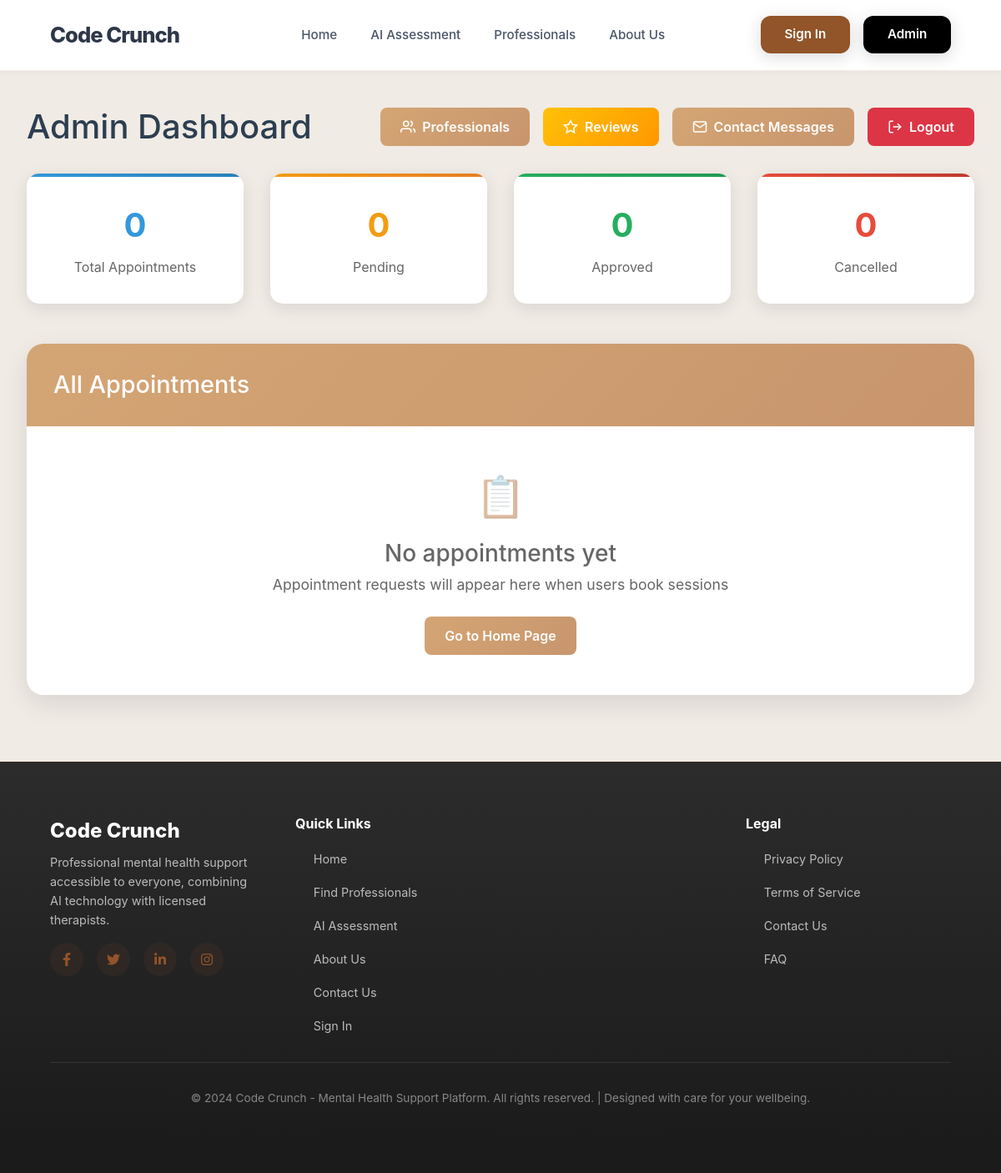
Before: /admin/dashboard (signed in) with the older database file.
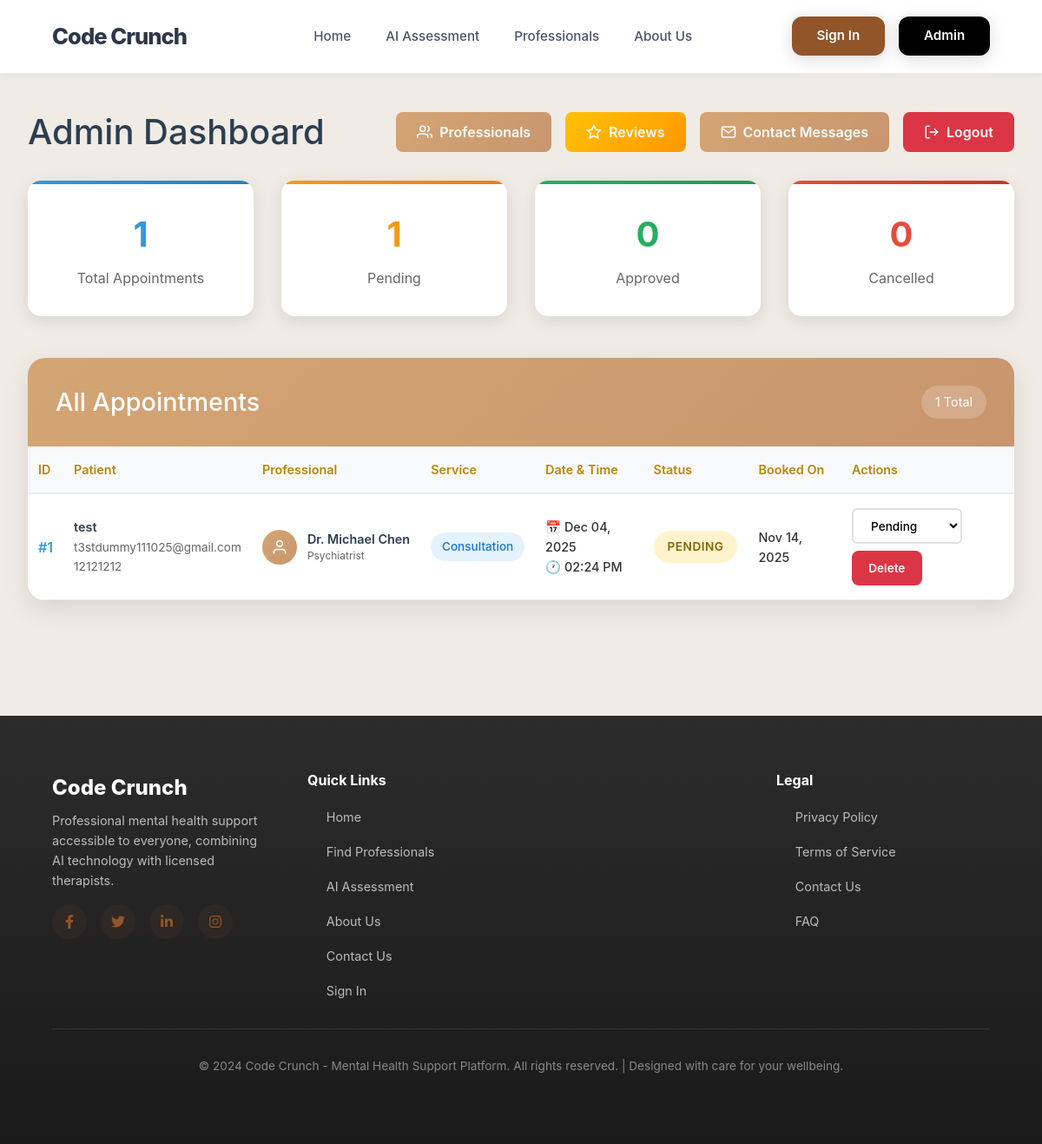
After: the same page with the newer database file.
### models.py (models this page shows, shortened)
class Appointment(db.Model):
    id = db.Column(db.Integer, primary_key=True)
    user_id = db.Column(db.Integer, db.ForeignKey('user.id'), nullable=True)
    user_name = db.Column(db.String(100), nullable=False)
    user_email = db.Column(db.String(120), nullable=False)
    user_phone = db.Column(db.String(20), nullable=False)
    professional_id = db.Column(db.Integer, db.ForeignKey('professional.id'), nullable=False)
    service = db.Column(db.String(100), nullable=False)
    date = db.Column(db.Date, nullable=False)
    time = db.Column(db.Time, nullable=False)
    duration = db.Column(db.Integer, default=60)  # in minutes
    message = db.Column(db.Text, nullable=True)
    status = db.Column(db.String(20), default='Pending')  # Pending, Confirmed, Completed, Cancelled
    payment_status = db.Column(db.String(20), default='Unpaid')  # Unpaid, Paid, Refunded
    amount = db.Column(db.Float, default=0.0)
    confirmation_sent = db.Column(db.Boolean, default=False)
    reminder_sent = db.Column(db.Boolean, default=False)
    created_at = db.Column(db.DateTime, default=datetime.utcnow)
    updated_at = db.Column(db.DateTime, default=datetime.utcnow, onupdate=datetime.utcnow)
    review = db.relationship('Review', backref='appointment', uselist=False, lazy=True)

class Professional(db.Model):
    id = db.Column(db.Integer, primary_key=True)
    name = db.Column(db.String(100), nullable=False)
    title = db.Column(db.String(100), nullable=False)
    specialization = db.Column(db.String(200), nullable=False)
    bio = db.Column(db.Text, nullable=False)
    experience_years = db.Column(db.Integer, nullable=False)
    education = db.Column(db.Text, nullable=False)
    languages = db.Column(db.String(200), nullable=False)
    image_url = db.Column(db.String(200), default='default-avatar.jpg')
    available_days = db.Column(db.String(200), nullable=False)
    consultation_fee = db.Column(db.Float, default=0.0)
    session_duration = db.Column(db.Integer, default=60)  # in minutes
    rating = db.Column(db.Float, default=5.0)
    total_reviews = db.Column(db.Integer, default=0)
    is_active = db.Column(db.Boolean, default=True)
    created_at = db.Column(db.DateTime, default=datetime.utcnow)
    appointments = db.relationship('Appointment', backref='professional', lazy=True)
    reviews = db.relationship('Review', backref='professional', lazy=True)
    time_slots = db.relationship('TimeSlot', backref='professional', lazy=True, cascade='all, delete-orphan')

### app.py (the view)
@app.route('/admin/dashboard')
def admin_dashboard():
    if not session.get('admin'):
        return redirect(url_for('admin_login'))
    appointments = Appointment.query.order_by(
        Appointment.date.asc(),
        Appointment.time.asc()
    ).all()
    return render_template('admin/admin_dashboard.html', appointments=appointments)

### templates/admin/admin_dashboard.html (shortened to what this page needs)
{% extends "layout.html" %}
{% block content %}
<div class="admin-page">
    <div class="container">
        <div class="dashboard-header">
            <div class="page-title">
                <h1>Admin Dashboard</h1>
            </div>
            <div class="header-actions">
                <a href="{{ url_for('admin_professionals') }}" class="btn btn-primary">
                    <svg viewBox="0 0 24 24" fill="none" stroke="currentColor" stroke-width="2">
                        <path d="M17 21v-2a4 4 0 0 0-4-4H5a4 4 0 0 0-4 4v2"></path>
                        <circle cx="9" cy="7" r="4"></circle>
                        <path d="M23 21v-2a4 4 0 0 0-3-3.87"></path>
                        <path d="M16 3.13a4 4 0 0 1 0 7.75"></path>
                    </svg>
                    Professionals
                </a>
                <a href="{{ url_for('admin_reviews') }}" class="btn btn-warning">
                    <svg viewBox="0 0 24 24" fill="none" stroke="currentColor" stroke-width="2">
                        <polygon points="12 2 15.09 8.26 22 9.27 17 14.14 18.18 21.02 12 17.77 5.82 21.02 7 14.14 2 9.27 8.91 8.26 12 2"></polygon>
                    </svg>
                    Reviews
                </a>
                <a href="{{ url_for('admin_contacts') }}" class="btn btn-primary">
                    <svg viewBox="0 0 24 24" fill="none" stroke="currentColor" stroke-width="2">
                        <path d="M4 4h16c1.1 0 2 .9 2 2v12c0 1.1-.9 2-2 2H4c-1.1 0-2-.9-2-2V6c0-1.1.9-2 2-2z"></path>
                        <polyline points="22,6 12,13 2,6"></polyline>
                    </svg>
                    Contact Messages
                </a>
                <a href="{{ url_for('admin_logout') }}" class="btn btn-danger">
                    <svg viewBox="0 0 24 24" fill="none" stroke="currentColor" stroke-width="2">
                        <path d="M9 21H5a2 2 0 0 1-2-2V5a2 2 0 0 1 2-2h4"></path>
                        <polyline points="16 17 21 12 16 7"></polyline>
                        <line x1="21" y1="12" x2="9" y2="12"></line>
                    </svg>
                    Logout
                </a>
            </div>
        </div>
        <div class="dashboard-stats">
            <div class="stat-card stat-total">
                <div class="stat-number">{{ appointments|length }}</div>
                <div class="stat-label">Total Appointments</div>
            </div>
            <div class="stat-card stat-pending">
                <div class="stat-number">{{ appointments|selectattr("status", "equalto", "Pending")|list|length }}</div>
                <div class="stat-label">Pending</div>
            </div>
            <div class="stat-card stat-approved">
                <div class="stat-number">
                    {{ (appointments|selectattr("status", "equalto", "Approved")|list|length) +
                       (appointments|selectattr("status", "equalto", "Confirmed")|list|length) }}
                </div>
                <div class="stat-label">Approved</div>
            </div>
            <div class="stat-card stat-cancelled">
                <div class="stat-number">{{ appointments|selectattr("status", "equalto", "Cancelled")|list|length }}</div>
                <div class="stat-label">Cancelled</div>
            </div>
        </div>
        <div class="appointments-section">
            <div class="section-header">
                <h2>All Appointments</h2>
                {% if appointments %}
                <div class="filter-badge">{{ appointments|length }} Total</div>
                {% endif %}
            </div>
            {% if not appointments %}
                <div class="empty-state">
                    <div class="empty-state-icon">📋</div>
                    <h3>No appointments yet</h3>
                    <p>Appointment requests will appear here when users book sessions</p>
                    <a href="{{ url_for('index') }}" class="btn btn-primary">Go to Home Page</a>
                </div>
            {% else %}
                <div class="table-container">
                    <table class="appointments-table">
                        <thead>
                            <tr>
                                <th>ID</th>
                                <th>Patient</th>
                                <th>Professional</th>
                                <th>Service</th>
                                <th>Date & Time</th>
                                <th>Status</th>
                                <th>Booked On</th>
                                <th>Actions</th>
                            </tr>
                        </thead>
                        <tbody>
                            {% for a in appointments %}
                                <tr>
                                    <td>
                                        <span class="appointment-id">#{{ a.id }}</span>
                                    </td>
                                    <td>
                                        <div class="patient-info">{{ a.user_name }}</div>
                                        <div class="contact-info">
                                            {{ a.user_email }}<br>
                                            {{ a.user_phone }}
                                        </div>
                                    </td>
                                    <td>
                                        <div class="professional-info">
                                            <div class="prof-avatar-mini">
                                                <svg viewBox="0 0 24 24" fill="none" stroke="currentColor" stroke-width="2">
                                                    <path d="M20 21v-2a4 4 0 0 0-4-4H8a4 4 0 0 0-4 4v2"></path>
                                                    <circle cx="12" cy="7" r="4"></circle>
                                                </svg>
                                            </div>
                                            <div class="prof-details-mini">
                                                <div class="prof-name-mini">{{ a.professional.name }}</div>
                                                <div class="prof-title-mini">{{ a.professional.title }}</div>
                                            </div>
                                        </div>
                                    </td>
                                    <td>
                                        <span class="service-type">{{ a.service }}</span>
                                    </td>
                                    <td>
                                        <div class="datetime-info">
                                            📅 {{ a.date.strftime('%b %d, %Y') }}<br>
                                            🕐 {{ a.time.strftime('%I:%M %p') }}
                                        </div>
                                    </td>
                                    <td>
                                        <span class="status-badge status-{{ a.status.lower() }}">
                                            {{ a.status }}
                                        </span>
                                    </td>
                                    <td>
                                        <div class="datetime-info">
                                            {{ a.created_at.strftime('%b %d, %Y') }}
                                        </div>
                                    </td>
                                    <td>
                                        <div class="action-group">
                                            <form method="post" action="{{ url_for('update_status', appt_id=a.id) }}" style="display:inline;">
                                                <select name="status" onchange="this.form.submit()" class="status-select">
                                                    {% for s in ['Pending','Approved','Confirmed','Cancelled','Completed'] %}
                                                        <option value="{{ s }}" {% if s==a.status %}selected{% endif %}>{{ s }}</option>
                                                    {% endfor %}
                                                </select>
                                            </form>
                                            <a href="{{ url_for('delete_appointment', appt_id=a.id) }}"
                                               class="btn-small btn-danger"
                                               onclick="return confirm('Are you sure you want to delete this appointment?')">
                                                Delete
                                            </a>
                                        </div>
                                    </td>
                                </tr>
                            {% endfor %}
                        </tbody>
                    </table>
                </div>
            {% endif %}
        </div>
    </div>
</div>
{% endblock %}

### templates/layout.html (shortened to what this page needs)
<!DOCTYPE html>
<html lang="en">
    <head>
        <link
            href="https://cdn.jsdelivr.net/npm/bootstrap@5.1.3/dist/css/bootstrap.min.css"
            rel="stylesheet"
        />
        <link
            href="https://cdnjs.cloudflare.com/ajax/libs/font-awesome/6.0.0/css/all.min.css"
            rel="stylesheet"
        />
    </head>
    <body>
        <nav class="modern-nav" id="navbar">
            <a href="{{ url_for('index') }}" class="nav-logo">Code Crunch</a>
            <ul class="nav-links" id="navLinks">
                <li>
                    <a
                        href="{{ url_for('index') }}"
                        class="{{ 'active' if request.endpoint == 'index' else '' }}"
                        >Home</a
                    >
                </li>
                <li>
                    <a
                        href="{{ url_for('ai_assessment') }}"
                        class="{{ 'active' if request.endpoint == 'ai_assessment' else '' }}"
                        >AI Assessment</a
                    >
                </li>
                <li>
                    <a
                        href="{{ url_for('professionals') }}"
                        class="{{ 'active' if request.endpoint == 'professionals' else '' }}"
                        >Professionals</a
                    >
                </li>
                <li>
                    <a
                        href="{{ url_for('about') }}"
                        class="{{ 'active' if request.endpoint == 'about' else '' }}"
                        >About Us</a
                    >
                </li>
            </ul>
            <div class="nav-buttons">
                {% if session.user_id %}
                    <div class="user-menu">
                        <span class="user-welcome">Welcome, {{ session.user_name }}</span>
                        <a href="{{ url_for('logout') }}" class="logout-btn">Logout</a>
                    </div>
                {% else %}
                    <div class="user-menu">
                        <a href="{{ url_for('login') }}" class="sign-in-btn" style="background-color: #925429;"">Sign In</a>
                    </div>
                {% endif %}
                <a href="{{ url_for('admin_login') }}" class="sign-in-btn" style="background-color: #000000;">Admin</a>
            </div>
        </nav>
        <main>{% block content %}{% endblock %}</main>
        <footer class="modern-footer">
            <div class="footer-content">
                <div class="footer-section">
                    <div class="footer-logo">Code Crunch</div>
                    <p>Professional mental health support accessible to everyone, combining AI technology with licensed therapists.</p>
                    <div class="footer-socials">
                        <a href="#"><i class="fab fa-facebook-f"></i></a>
                        <a href="#"><i class="fab fa-twitter"></i></a>
                        <a href="#"><i class="fab fa-linkedin-in"></i></a>
                        <a href="#"><i class="fab fa-instagram"></i></a>
                    </div>
                </div>
                <div class="footer-section">
                    <h4>Quick Links</h4>
                    <ul class="footer-links">
                        <li><a href="{{ url_for('index') }}">Home</a></li>
                        <li><a href="{{ url_for('professionals') }}">Find Professionals</a></li>
                        <li><a href="{{ url_for('ai_assessment') }}">AI Assessment</a></li>
                        <li><a href="{{ url_for('about') }}">About Us</a></li>
                        <li><a href="{{ url_for('contact') }}">Contact Us</a></li>
                        {% if session.user_id %}
                        <li><a href="{{ url_for('user_dashboard') }}">My Dashboard</a></li>
                        {% else %}
                        <li><a href="{{ url_for('login') }}">Sign In</a></li>
                        {% endif %}
                    </ul>
                </div>
                <div class="footer-section">
                    <h4>Legal</h4>
                    <ul class="footer-links">
                        <li><a href="#">Privacy Policy</a></li>
                        <li><a href="#">Terms of Service</a></li>
                        <li><a href="#">Contact Us</a></li>
                        <li><a href="#">FAQ</a></li>
                    </ul>
                </div>
            </div>
            <div class="footer-bottom">
                <p>&copy; 2024 Code Crunch - Mental Health Support Platform. All rights reserved. | Designed with care for your wellbeing.</p>
            </div>
        </footer>
    </body>
</html>

Changed rows visible on the page:
added Appointment: id "1", user_name "test", user_email "t3stdummy111025@gmail.com", user_phone "12121212", professional.name "Dr. Michael Chen", professional "Psychiatrist", service "Consultation", date "Dec 04, 2025", time "02:24 PM", status "PENDING", created_at "Nov 14, 2025", status "Pending"
Other visible differences:
{{ appointments|length }}: "0" → "1"
{{ appointments|selectattr("status", "equalto", "Pending")|list|length }}: "0" → "1"
{{ appointments|length }}: (not shown) → "1"
text no longer shown: "📋 No appointments yet Appointment requests will appear here when users book sessions Go to Home Page"
text now shown: "Total ID Patient Professional Service Date & Time Status Booked On Actions"
